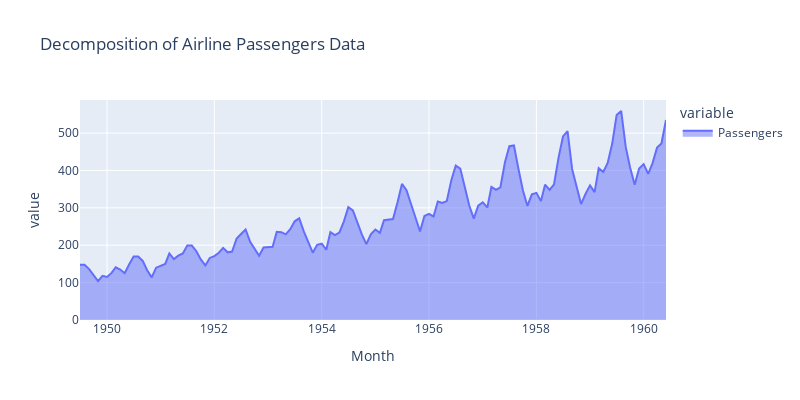

Notebook code cell kept with this figure:
### Code cell
px.area(df_component, x=df_component.index, y=['Passengers'], title='Decomposition of Airline Passengers Data', width=800, height=400)

### Figure 1 — Plotly figure (JSON) as saved in the notebook; plotly's stock layout.template omitted (floating-point values rounded to 4 significant figures; data arrays with more than 128 entries replaced by an {"elided": "..."} marker saying what was removed)
{"data": [{"fillpattern": {"shape": ""}, "hovertemplate": "variable=Passengers<br>Month=%{x}<br>value=%{y}<extra></extra>", "legendgroup": "Passengers", "line": {"color": "#636efa"}, "marker": {"symbol": "circle"}, "mode": "lines", "name": "Passengers", "orientation": "v", "showlegend": true, "stackgroup": "1", "type": "scatter", "x": {"elided": "132 str values"}, "xaxis": "x", "y": {"elided": "132 int values"}, "yaxis": "y"}], "layout": {"height": 400, "legend": {"title": {"text": "variable"}, "tracegroupgap": 0}, "title": {"text": "Decomposition of Airline Passengers Data"}, "width": 800, "xaxis": {"anchor": "y", "domain": [0, 1], "title": {"text": "Month"}}, "yaxis": {"anchor": "x", "domain": [0, 1], "title": {"text": "value"}}}}
